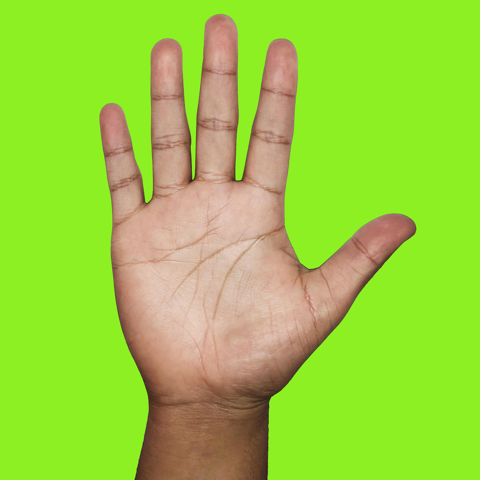
%> input picture lab2/Images/hand.png, 480 x 480 px
$ octave lab2_pt1_Edge_Detection_Canny.m   (GNU Octave 9; MATLAB toolbox functions it lacks are replaced by stand-ins)
%> lines starting %> are read from the running program, lines starting %| are printed output that depends on the picture; in (x1, y1, x2, y2) boxes, pixels count from 0 and x2, y2 are one past the last pixel; in counts of white or black regions, pixels touching at a corner belong together; the program's own positions count from 1
rgbhand = imread ('Images/hand.png') ;
%> rgbhand is the input picture: size 480x480x3 uint8; mean R, G, B 153.7, 208.5, 61.8
rgbhand = im2double ( rgbhand ) ;
%> rgbhand: size 480x480x3 double
hsvhand = rgb2hsv( rgbhand ) ;
%> hsvhand: size 480x480x3 double; mean H, S, V 0.187, 0.699, 0.869
s = hsvhand ( : , : , 2 ) ;
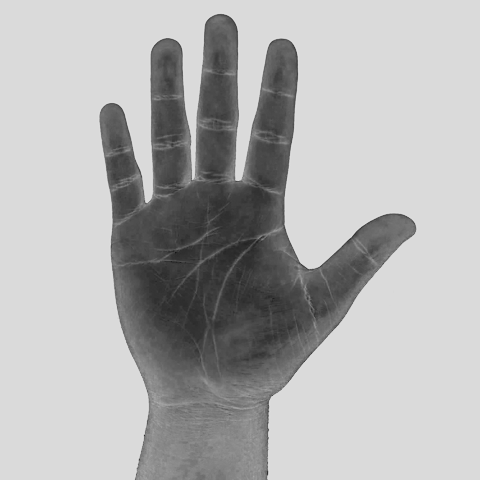
%> s: size 480x480 double; min 0.0874, max 0.879, mean 0.699
%Now we show  the  rgb_hand  and  the s colour  space
%subplot(1 ,2 ,1) ,  imshow ( rgbhand )
%subplot(1 ,2 ,2) ,  imshow ( s )

BW1 = edge(s,'Canny',0.1)
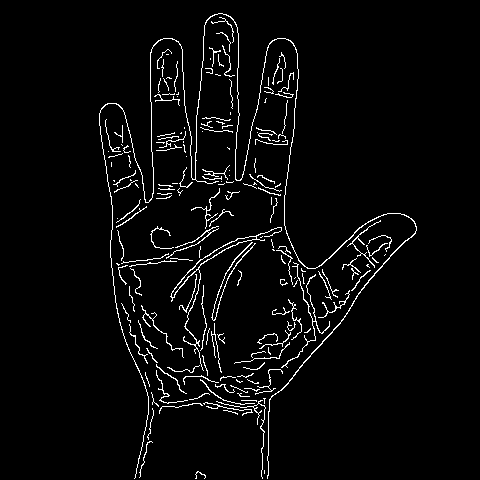
%> BW1: size 480x480 logical; 3.6% white in thin lines or dots, all inside (x1, y1, x2, y2) = (99, 13, 417, 479)
f1=figure('Name', '0.1')
imshow (BW1)

BW2 = edge(s,'Canny',0.15)
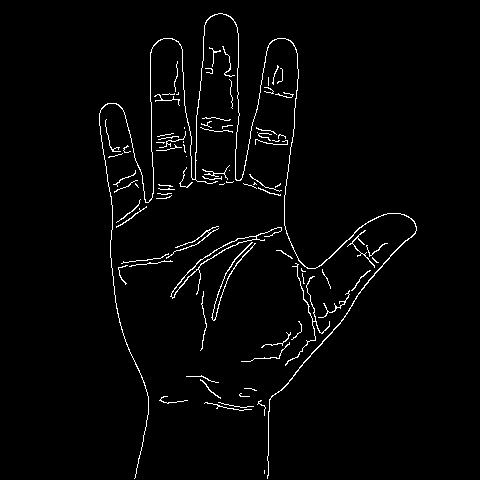
%> BW2: size 480x480 logical; 2.3% white in thin lines or dots, all inside (x1, y1, x2, y2) = (99, 13, 417, 479)
f2=figure('Name','0.15')
imshow (BW2)

BW3 = edge(s,'Canny',0.2)
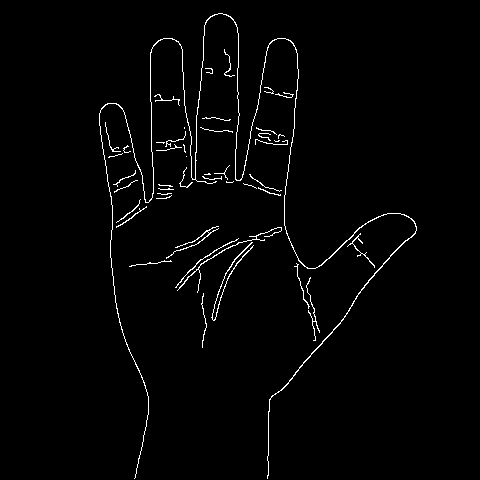
%> BW3: size 480x480 logical; 1.8% white in thin lines or dots, all inside (x1, y1, x2, y2) = (99, 13, 417, 479)
f3=figure('Name', '0.2')
imshow (BW3)

BW4 = edge(s,'Canny',0.25)
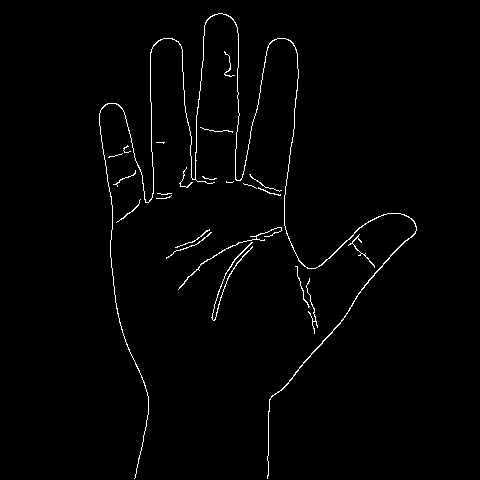
%> BW4: size 480x480 logical; 1.4% white in thin lines or dots, all inside (x1, y1, x2, y2) = (99, 13, 417, 479)
f4=figure('Name','0.25')
imshow (BW4)

BW5 = edge(s,'Canny',0.3)
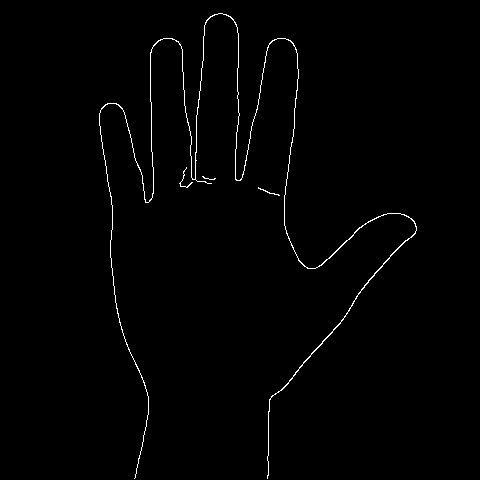
%> BW5: size 480x480 logical; 1% white in thin lines or dots, all inside (x1, y1, x2, y2) = (99, 13, 417, 479)
f5=figure('Name', '0.3')
imshow (BW5)
